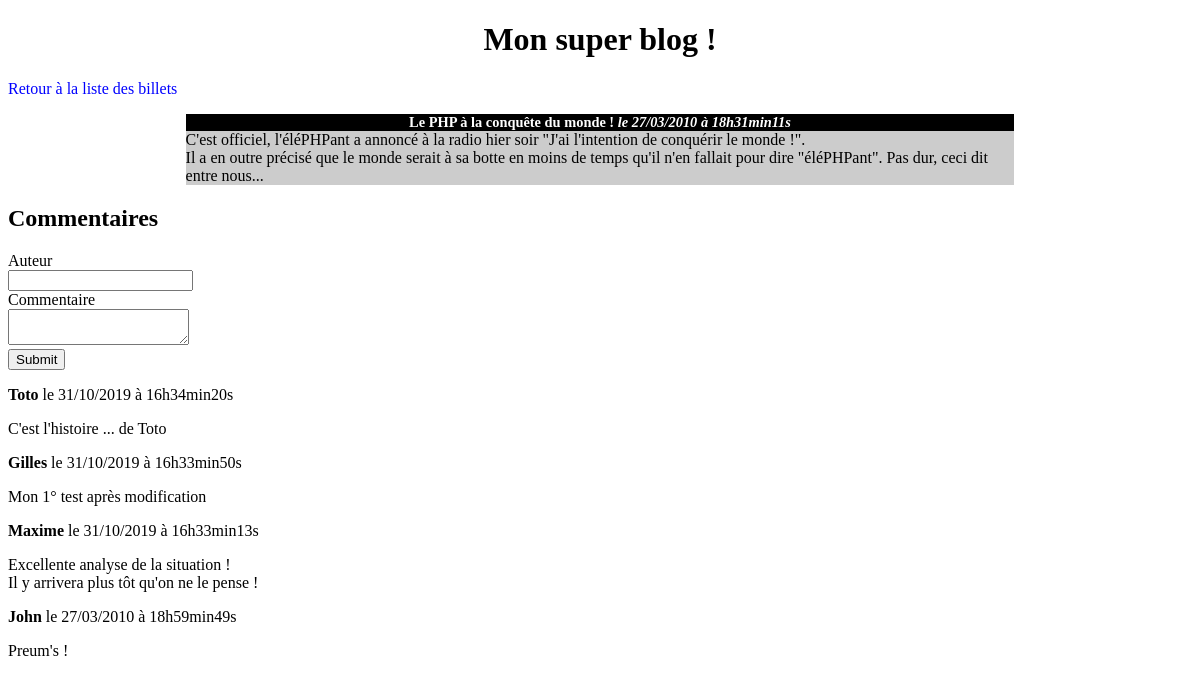
Page /index.php?action=post&id=2 on the committed database.
### tables this page shows
CREATE TABLE `posts` (
  `id` int(11) NOT NULL,
  `title` varchar(255) NOT NULL,
  `content` text NOT NULL,
  `creation_date` datetime NOT NULL
);

CREATE TABLE `comments` (
  `id` int(11) NOT NULL,
  `post_id` int(11) NOT NULL,
  `author` varchar(255) NOT NULL,
  `comment` text NOT NULL,
  `comment_date` datetime NOT NULL
);

### controller/frontend.php (called while the page is built, shortened)
<?php
require_once('model/PostManager.php');
require_once('model/CommentManager.php');
function post()
{
    $postManager = new \Gilles\Blog\Model\PostManager();
    $commentManager = new \Gilles\Blog\Model\CommentManager();
    $post = $postManager->getPost($_GET['id']);
    $comments = $commentManager->getComments($_GET['id']);
    require('view/frontend/postView.php');
}

### model/PostManager.php (called while the page is built, shortened)
<?php
class PostManager extends Manager
{
    public function getPost($postId)
    {
        $db = $this->dbConnect();
        $req = $db->prepare('SELECT id, title, content, DATE_FORMAT(creation_date, \'%d/%m/%Y à %Hh%imin%ss\') AS creation_date_fr FROM posts WHERE id = ?');
        $req->execute(array($postId));
        $post = $req->fetch();
        return $post;
    }
}

### model/CommentManager.php (called while the page is built, shortened)
<?php
class CommentManager extends Manager
{
    function getComments($postId)
    {
        $db = $this->dbConnect();
        $comments = $db->prepare('SELECT id, author, comment, DATE_FORMAT(comment_date, \'%d/%m/%Y à %Hh%imin%ss\') AS comment_date_fr FROM comments WHERE post_id = ? ORDER BY comment_date DESC');
        $comments->execute(array($postId));
        return $comments;
    }
}

### view/frontend/postView.php (the view, shortened to what this page needs)
<h1>Mon super blog !</h1>
<p><a href="index.php?action=listPosts">Retour à la liste des billets</a></p>
<div class="news">
    <h3>
        <?= htmlspecialchars($post['title']) ?>
        <em>le <?= $post['creation_date_fr'] ?></em>
    </h3>
    <p>
        <?= nl2br(htmlspecialchars($post['content'])) ?>
    </p>
</div>
<h2>Commentaires</h2>
<form action="index.php?action=addComment&amp;id=<?= $post['id'] ?>" method="post">
    <div>
        <label for="author">Auteur</label><br />
        <input type="text" id="author" name="author" />
    </div>
    <div>
        <label for="comment">Commentaire</label><br />
        <textarea id="comment" name="comment"></textarea>
    </div>
    <div>
        <input type="submit" />
    </div>
</form>
<?php
while ($comment = $comments->fetch()) {
    ?>
    <p><strong><?= htmlspecialchars($comment['author']) ?></strong> le <?= $comment['comment_date_fr'] ?></p>
    <p><?= nl2br(htmlspecialchars($comment['comment'])) ?></p>
    <?php
}
?>
<?php $content = ob_get_clean(); ?>
<?php require('template.php'); ?>

### index.php (shortened to what this page needs)
<?php
require('controller/frontend.php');
try {
    if (isset($_GET['action'])) {
        if ($_GET['action'] == 'listPosts') {
            listPosts();
        } elseif ($_GET['action'] == 'post') {
            if (isset($_GET['id']) && $_GET['id'] > 0) {
                post();
            } else {
                throw new Exception('Aucun identifiant de billet envoyé');
            }
        } elseif ($_GET['action'] == 'formUpdateComment') {
            if (isset($_GET['id']) && $_GET['id'] > 0 && isset($_GET['idComment']) && $_GET['idComment'] > 0) {
                formUpdateCommand($_GET['id'], $_GET['idComment']);
            } else {
                throw new Exception('Erreur : tous les champs ne sont pas remplis !');
            }
        } else {
            listPosts();
        }
    } else {
        listPosts();
    }
} catch (Exception $e) {
    $errorMessage = $e->getMessage();
    require('view/frontend/errorView.php');
}

### view/frontend/template.php (shortened to what this page needs)
<!DOCTYPE html>
<html>
    <head>
        <link href="/public/css/style.css" rel="stylesheet" />
    </head>
    <body>
        <?= $content ?>
    </body>
</html>

### public/css/style.css (style rules this page uses)
h1, h3 { text-align:center; }
h3 { background-color:black; color:white; font-size:0.9em; margin-bottom:0px; }
.news p { background-color:#CCCCCC; margin-top:0px; }
.news { width:70%; margin:auto; }
a { text-decoration: none; color: blue; }

### rows in the picture
posts: title "Le PHP à la conquête du monde !", content "C'est officiel, l'éléPHPant a annoncé à la radio hier soir \"J'ai l'intention de conquérir le monde !\". Il a en outre précisé que le monde serait à sa botte en moins de temps qu'il n'en fallait pour dire \"éléPHPant\". Pas dur, ceci dit entre nous..."
comments: author "Toto", comment_date_fr "31/10/2019 à 16h34min20s", comment "C'est l'histoire ... de Toto"
comments: author "Gilles", comment_date_fr "31/10/2019 à 16h33min50s", comment "Mon 1° test après modification"
comments: author "Maxime", comment_date_fr "31/10/2019 à 16h33min13s", comment "Excellente analyse de la situation ! Il y arrivera plus tôt qu'on ne le pense !"
comments: author "John", comment_date_fr "27/03/2010 à 18h59min49s", comment "Preum's !"

### other values in the picture
$post['creation_date_fr'] "27/03/2010 à 18h31min11s"
